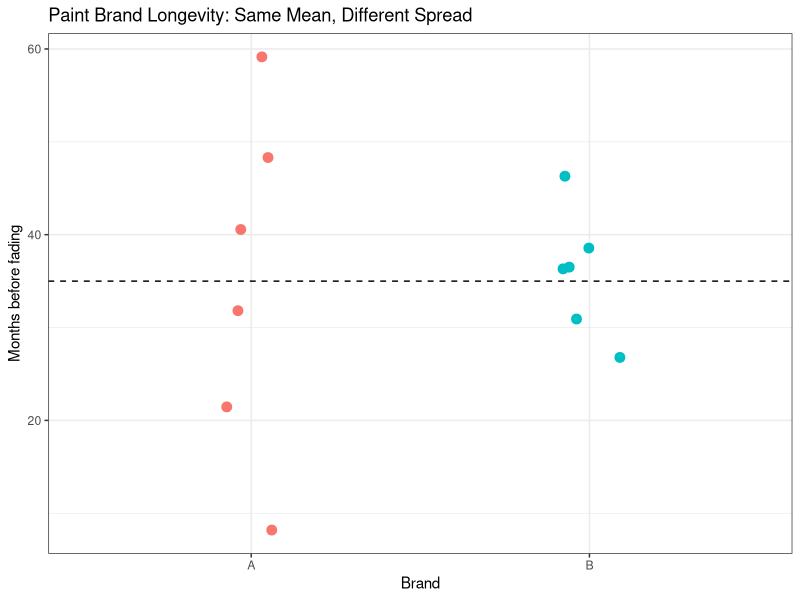
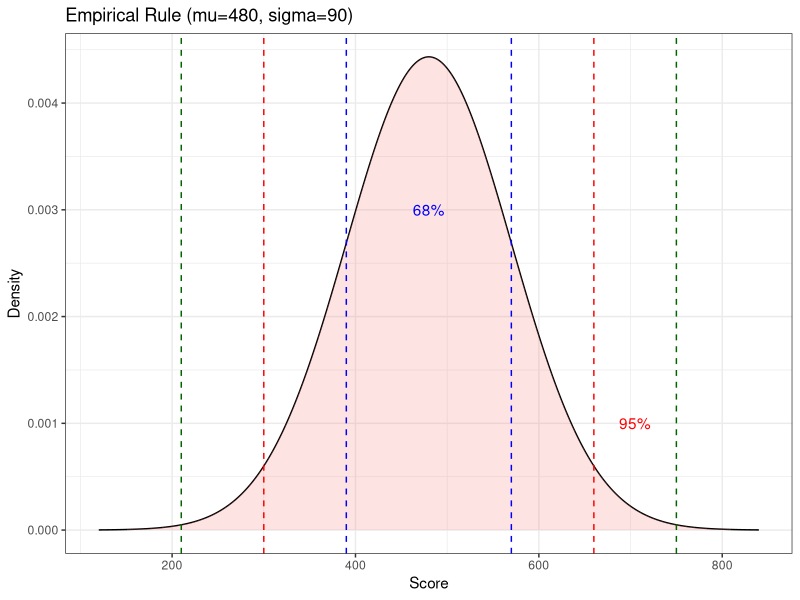
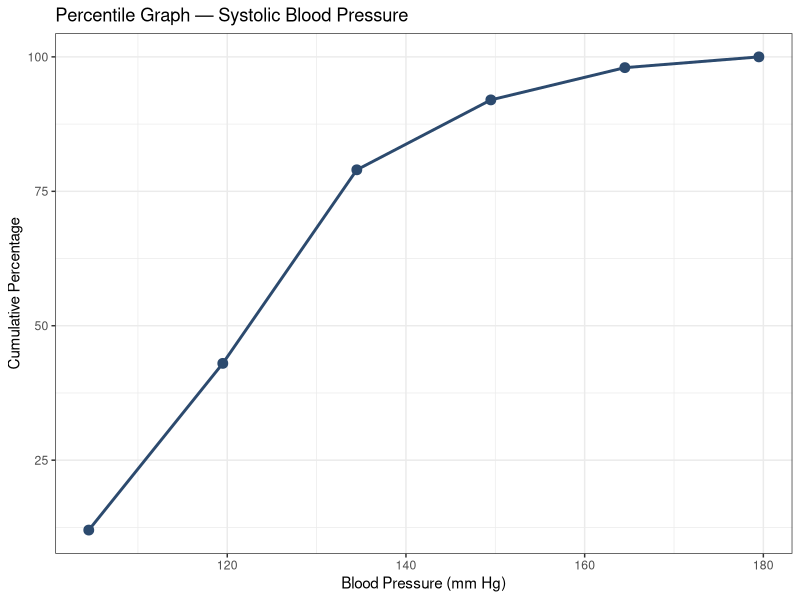
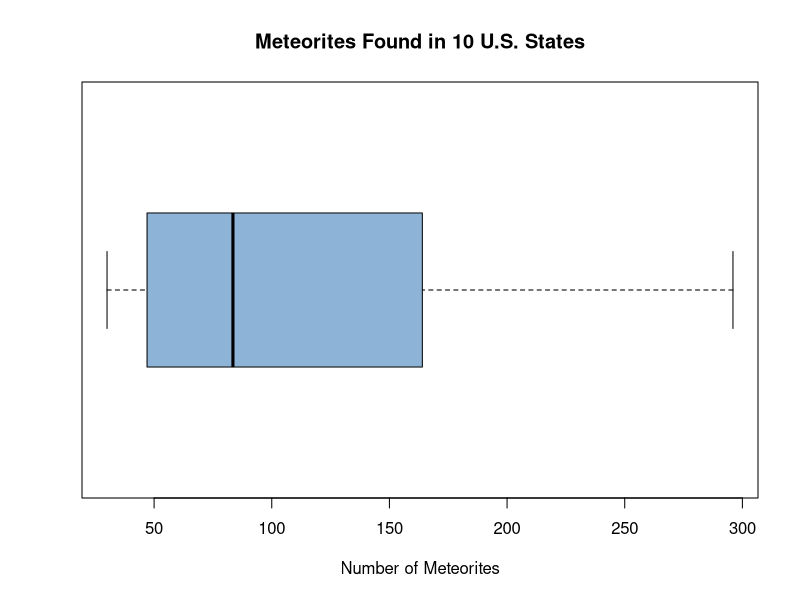
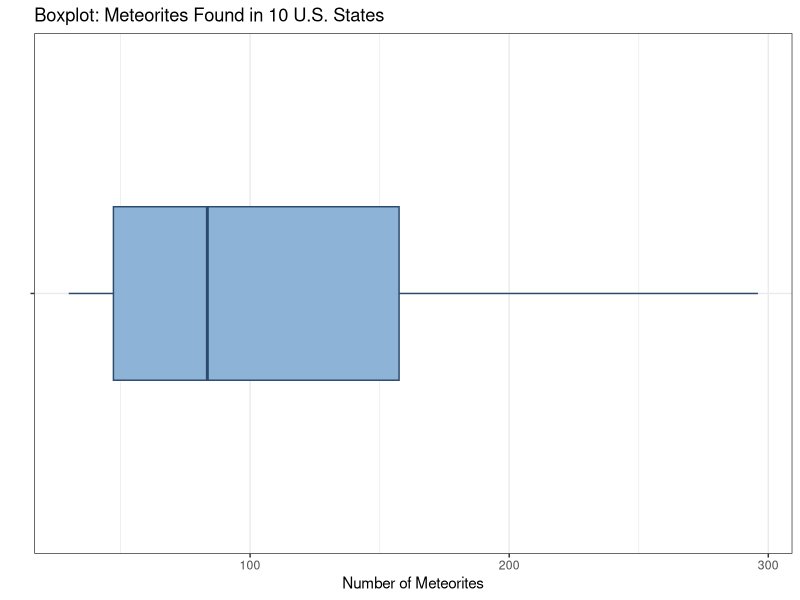
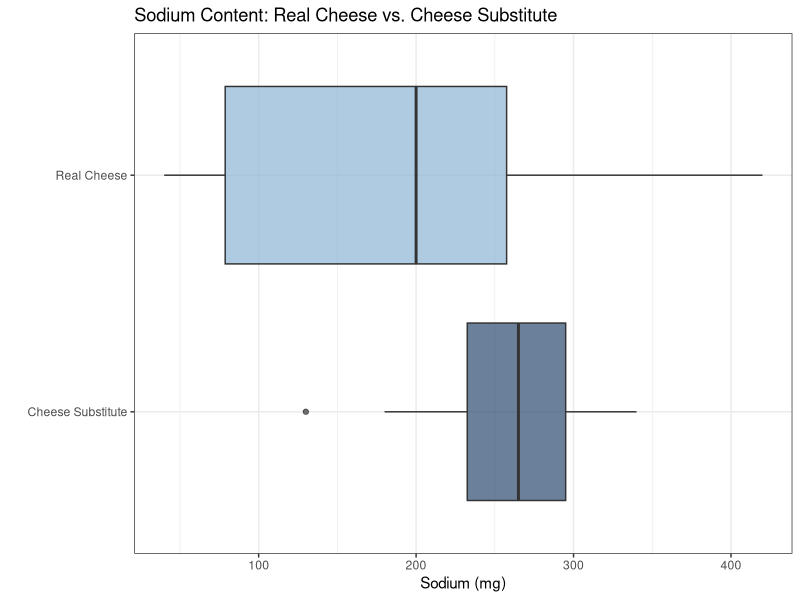

Generate these figures, in order, with R:
## ---- chunk 1
library(tidyverse)
## ---- chunk 2
days_off <- c(13, 15, 26, 36, 37, 42)

mean_val <- mean(days_off)
cat("Sum of values:", sum(days_off), "\n")
cat("Number of values:", length(days_off), "\n")
cat("Mean:", mean_val, "\n")
## ---- chunk 3
infections <- c(62, 58, 71, 70, 69, 58, 51, 64, 66, 80)
cat("Mean number of infections:", mean(infections), "\n")
cat("Sum:", sum(infections), "  n:", length(infections), "\n")
## ---- chunk 4
midpoints <- c(8, 13, 18, 23, 28, 33, 38)
freq      <- c(1,  2,  3,  5,  4,  3,  2)

df_grouped <- data.frame(midpoint = midpoints, f = freq) |>
  mutate(fXm = f * midpoint)

knitr::kable(df_grouped, col.names = c("Midpoint (Xm)", "Frequency (f)", "f · Xm"),
             caption = "Grouped Mean Calculation")
## ---- chunk 5
n    <- sum(freq)
xbar <- sum(df_grouped$fXm) / n
cat("\nn =", n, "  Sum(f·Xm) =", sum(df_grouped$fXm),
    "  Mean =", round(xbar, 1), "miles\n")
## ---- chunk 6
rooms <- c(713, 300, 618, 595, 311, 401, 292)
sorted <- sort(rooms)
cat("Sorted:", sorted, "\n")
cat("Median position:", (length(rooms)+1)/2, "\n")
cat("Median:", median(rooms), "\n")
## ---- chunk 7
fees <- c(25, 10, 8, 15, 5, 12, 14, 3)
sorted_fees <- sort(fees)
cat("Sorted:", sorted_fees, "\n")
cat("n =", length(fees), "(even) → average of positions",
    length(fees)/2, "and", length(fees)/2 + 1, "\n")
cat("Median:", median(fees), "\n")
## ---- chunk 8
tornadoes <- c(188, 967, 990, 1133, 630, 604, 294, 584, 276, 250, 451, 810)
asthma    <- c(345, 243, 111, 144, 280, 300, 213, 201, 403, 201)

cat("Tornadoes — sorted:", paste(sort(tornadoes), collapse=", "), "\n")
cat("Tornadoes median:", median(tornadoes), "\n\n")
cat("Asthma — sorted:", paste(sort(asthma), collapse=", "), "\n")
cat("Asthma median:", median(asthma), "\n")
## ---- chunk 9
mags <- c(3, 7, 8, 3, 1, 3)
cat("Sorted:", sort(mags), "\n")
cat("Median:", median(mags), "\n")
## ---- chunk 10
bonuses <- c(18, 14, 10, 10, 10, 7, 7, 3, 2, 2, 2, 8)

mode_tbl <- sort(table(bonuses), decreasing = TRUE)
print(mode_tbl)
modes <- names(mode_tbl)[mode_tbl == max(mode_tbl)]
cat("Modes:", paste0("$", modes, " million", collapse = " and "), "\n")
## ---- chunk 11
reactors <- c(104,104,104,104,104,107,109,109,109,110,109,111,112,111,109)
mode_tbl <- sort(table(reactors), decreasing = TRUE)
print(mode_tbl)
## ---- chunk 12
classes <- c("5.5-10.5","10.5-15.5","15.5-20.5","20.5-25.5",
             "25.5-30.5","30.5-35.5","35.5-40.5")
freq <- c(1,2,3,5,4,3,2)
df_mode <- data.frame(Class=classes, Frequency=freq)
knitr::kable(df_mode, caption="Miles Run per Week")
cat("\nModal class:", classes[which.max(freq)], "(frequency =", max(freq), ")\n")
## ---- chunk 13
county <- c("Westmoreland","Butler","Allegheny","Beaver","Lawrence")
boats  <- c(11008, 9147, 5765, 3342, 1478)
df_boats <- data.frame(County=county, Registrations=boats)
knitr::kable(df_boats, caption="Boat Registrations")
cat("\nMode (highest registrations):", county[which.max(boats)],
    "with", max(boats), "registrations\n")
## ---- chunk 14
salaries <- c(5000, 6000, 9000, 12000, 15000, 45000)
cat("Mean:  $", mean(salaries), "\n")
cat("Median: $", median(salaries), "\n")
# Mode
mode_s <- as.numeric(names(sort(table(salaries), decreasing=TRUE))[1])
cat("Mode:  No mode (all values unique)\n")
## ---- chunk 15
water_breaks <- c(2, 3, 6, 8, 4, 1, 3, 5, 7)
nfl_bonuses  <- c(18, 14, 10, 10, 10, 7, 7, 3, 2, 2, 2, 8)

midrange <- function(x) (min(x) + max(x)) / 2

cat("Water-line breaks midrange:", midrange(water_breaks), "breaks\n")
cat("NFL bonuses midrange: $", midrange(nfl_bonuses), "million\n")
## ---- chunk 16
courses <- c("English", "Math", "History", "Art")
grades  <- c(4, 2, 3, 1)         # A=4, B=3, C=2, D=1
credits <- c(3, 4, 3, 2)

df_gpa <- data.frame(Course=courses, Grade=grades, Credits=credits) |>
  mutate(w_X = Grade * Credits)
knitr::kable(df_gpa, col.names=c("Course","Grade Points","Credits","w × X"),
             caption="GPA Calculation")

gpa <- sum(df_gpa$w_X) / sum(credits)
cat("\nWeighted Mean (GPA):", round(gpa, 2), "\n")
## ---- chunk 17
A <- c(10, 60, 50, 30, 40, 20)
B <- c(35, 45, 30, 35, 40, 25)
cat("Brand A mean:", mean(A), "| Brand B mean:", mean(B), "\n")
## ---- chunk 18
data.frame(Brand = rep(c("A","B"), each=6),
           Months = c(A, B)) |>
  ggplot(aes(x = Brand, y = Months, color = Brand)) +
  geom_jitter(size=3, width=0.1) +
  geom_hline(yintercept=35, linetype="dashed") +
  labs(title="Paint Brand Longevity: Same Mean, Different Spread",
       y="Months before fading") +
  theme_bw() + theme(legend.position="none")
## ---- chunk 19
A <- c(10, 60, 50, 30, 40, 20)
B <- c(35, 45, 30, 35, 40, 25)

cat("Brand A range:", max(A) - min(A), "months\n")
cat("Brand B range:", max(B) - min(B), "months\n")
cat("\nBrand B is more consistent: range is less than half of Brand A's range.\n")
## ---- chunk 20
salaries <- c(100000, 40000, 30000, 25000, 15000, 18000)
cat("Minimum salary: $", min(salaries), "\n")
cat("Maximum salary: $", max(salaries), "\n")
cat("Range: $", max(salaries) - min(salaries), "\n")
## ---- chunk 21
A <- c(10, 60, 50, 30, 40, 20)
mu <- mean(A)
df_A <- data.frame(X = A) |>
  mutate(`X - mu` = X - mu,
         `(X-mu)^2` = (X - mu)^2)
knitr::kable(df_A, caption=paste("Brand A: mu =", mu))
## ---- chunk 22
sigma2 <- sum(df_A$`(X-mu)^2`) / length(A)
sigma  <- sqrt(sigma2)
cat("\nVariance (sigma^2):", round(sigma2, 1),
    "\nStandard deviation (sigma):", round(sigma, 1), "months\n")
## ---- chunk 23
B <- c(35, 45, 30, 35, 40, 25)
mu_B <- mean(B)
df_B <- data.frame(X = B) |>
  mutate(`X - mu` = X - mu_B,
         `(X-mu)^2` = (X - mu_B)^2)
knitr::kable(df_B, caption=paste("Brand B: mu =", mu_B))
## ---- chunk 24
sigma2_B <- sum(df_B$`(X-mu)^2`) / length(B)
sigma_B  <- sqrt(sigma2_B)
cat("\nVariance (sigma^2):", round(sigma2_B, 1),
    "\nStandard deviation (sigma):", round(sigma_B, 1), "months\n")
cat("\nBrand A sigma:", round(sqrt(1750/6), 1),
    "vs Brand B sigma:", round(sigma_B, 1),
    "→ Brand B is more consistent.\n")
## ---- chunk 25
auto <- c(11.2, 11.9, 12.0, 12.8, 13.4, 14.3)
n    <- length(auto)

sum_X  <- sum(auto)
sum_X2 <- sum(auto^2)

s2 <- (n * sum_X2 - sum_X^2) / (n * (n - 1))
s  <- sqrt(s2)

cat("n =", n, "\n")
cat("Sum(X) =", sum_X, "  Sum(X^2) =", sum_X2, "\n")
cat("s^2 =", round(s2, 3), "\n")
cat("s =", round(s, 2), "billion dollars\n")

# Verify with built-in function
cat("Verified with var():", round(var(auto), 3), "\n")
## ---- chunk 26
Xm   <- c(8, 13, 18, 23, 28, 33, 38)
f    <- c(1,  2,  3,  5,  4,  3,  2)
n    <- sum(f)

df_g <- data.frame(Xm, f) |>
  mutate(fXm = f * Xm, fXm2 = f * Xm^2)
knitr::kable(df_g, col.names=c("Xm","f","f·Xm","f·Xm²"),
             caption="Grouped Variance Table")
## ---- chunk 27
s2 <- (n * sum(df_g$fXm2) - sum(df_g$fXm)^2) / (n * (n - 1))
s  <- sqrt(s2)
cat("\nn =", n, "  Sum(f·Xm) =", sum(df_g$fXm),
    "  Sum(f·Xm^2) =", sum(df_g$fXm2))
cat("\nVariance s^2 =", round(s2, 1), "  Std Dev s =", round(s, 1), "miles\n")
## ---- chunk 28
cvar_sales <- (5 / 87) * 100
cvar_comm  <- (773 / 5225) * 100

cat("CVar (sales):", round(cvar_sales, 1), "%\n")
cat("CVar (commissions):", round(cvar_comm, 1), "%\n")
cat("\nConclusion: Commissions are more variable (larger CVar).\n")
## ---- chunk 29
cvar_pages <- (sqrt(23) / 132) * 100
cvar_ads   <- (sqrt(62) / 182) * 100

cat("CVar (pages):", round(cvar_pages, 1), "%\n")
cat("CVar (ads):", round(cvar_ads, 1), "%\n")
cat("\nConclusion: Advertisements are more variable.\n")
## ---- chunk 30
mu  <- 50000
sd  <- 10000
k   <- 2   # gives at least 75%

lower <- mu - k * sd
upper <- mu + k * sd
pct   <- (1 - 1/k^2) * 100

cat("k =", k, "→ at least", pct, "% of values\n")
cat("Price range: $", lower, "to $", upper, "\n")
## ---- chunk 31
mu  <- 0.25
sd  <- 0.02

# Distance from mean to boundary
diff <- 0.30 - mu
k    <- diff / sd
pct  <- (1 - 1/k^2) * 100

cat("Distance from mean to boundary: $", diff, "\n")
cat("k = distance / SD =", k, "\n")
cat("Minimum percentage: 1 - 1/k^2 =", pct, "%\n")
## ---- chunk 32
mu <- 480; sigma <- 90
p_emp <- tibble(x = seq(mu - 4*sigma, mu + 4*sigma, length.out = 500),
       y = dnorm(x, mu, sigma)) |>
  ggplot(aes(x, y)) +
  geom_line() +
  geom_area(aes(fill = "99.7%"), alpha=0.2) +
  geom_vline(xintercept = c(mu-sigma, mu+sigma), color="blue", linetype=2) +
  geom_vline(xintercept = c(mu-2*sigma, mu+2*sigma), color="red", linetype=2) +
  geom_vline(xintercept = c(mu-3*sigma, mu+3*sigma), color="darkgreen", linetype=2) +
  annotate("text", x=mu, y=0.003, label="68%", color="blue") +
  annotate("text", x=mu+2.5*sigma, y=0.001, label="95%", color="red") +
  labs(title="Empirical Rule (mu=480, sigma=90)",
       x="Score", y="Density") +
  theme_bw() + theme(legend.position="none")
## ---- chunk 33
p_emp
## ---- chunk 34
z_calc <- (65 - 50) / 10
z_hist <- (30 - 25) / 5

cat("Calculus z-score:", z_calc, "\n")
cat("History z-score:", z_hist, "\n")
cat("\nCalculus z-score (1.5) > History z-score (1.0)\n")
cat("→ she performed relatively better on the calculus test.\n")
## ---- chunk 35
z_A <- (38 - 40) / 5
z_B <- (94 - 100) / 10

cat("Test A z-score:", z_A, "\n")
cat("Test B z-score:", z_B, "\n")
cat("\nConclusion: Test A score is relatively higher (z = -0.4 > -0.6)\n")
## ---- chunk 36
upper <- c(104.5, 119.5, 134.5, 149.5, 164.5, 179.5)
freq  <- c(24, 62, 72, 26, 12, 4)
cum_f <- cumsum(freq)
cum_pct <- (cum_f / sum(freq)) * 100

df_bp <- data.frame(upper, cum_f, cum_pct)
knitr::kable(df_bp, col.names=c("Upper Boundary","Cumulative Freq","Cumulative %"),
             caption="Systolic Blood Pressure — Percentile Table")
## ---- chunk 37
ggplot(df_bp, aes(x=upper, y=cum_pct)) +
  geom_line(color="#2c4a6e", linewidth=1) +
  geom_point(size=3, color="#2c4a6e") +
  labs(title="Percentile Graph — Systolic Blood Pressure",
       x="Blood Pressure (mm Hg)", y="Cumulative Percentage") +
  theme_bw()
## ---- chunk 38
scores <- c(18, 15, 12, 6, 8, 2, 3, 5, 20, 10)
n <- length(scores)

prank <- function(x, data) {
  below <- sum(data < x)
  ((below + 0.5) / length(data)) * 100
}

cat("Sorted scores:", paste(sort(scores), collapse=", "), "\n\n")
cat("Percentile rank of 12:", prank(12, scores), "\n")
cat("Percentile rank of 6:", prank(6, scores), "\n")
## ---- chunk 39
scores_sorted <- sort(c(18, 15, 12, 6, 8, 2, 3, 5, 20, 10))
n <- length(scores_sorted)
cat("Sorted scores:", scores_sorted, "\n\n")

# 25th percentile
c25 <- n * 25 / 100
cat("c for 25th percentile:", c25, "(not whole → round up to 3)\n")
cat("Value at position 3:", scores_sorted[3], "\n\n")

# 60th percentile
c60 <- n * 60 / 100
cat("c for 60th percentile:", c60, "(whole number → average positions 6 and 7)\n")
cat("Average of positions 6 and 7:", (scores_sorted[6] + scores_sorted[7])/2, "\n")
## ---- chunk 40
x <- c(15, 13, 6, 5, 12, 50, 22, 18)
xs <- sort(x)
cat("Sorted data:", xs, "\n\n")
## ---- chunk 41
Q2 <- median(xs)
lower <- xs[xs < Q2]
upper <- xs[xs > Q2]

Q1 <- median(lower)
Q3 <- median(upper)
IQR_val <- Q3 - Q1

cat("Q2 (median):", Q2, "\n")
cat("Lower half:", lower, "→ Q1 =", Q1, "\n")
cat("Upper half:", upper, "→ Q3 =", Q3, "\n")
cat("IQR:", IQR_val, "\n")
## ---- chunk 42
x <- c(5, 6, 12, 13, 15, 18, 22, 50)

Q1 <- 9; Q3 <- 20  # from Example 3-36
IQR_val <- Q3 - Q1

lower_fence <- Q1 - 1.5 * IQR_val
upper_fence <- Q3 + 1.5 * IQR_val
## ---- chunk 43
cat("Q1:", Q1, "  Q3:", Q3, "  IQR:", IQR_val, "\n")
cat("1.5 × IQR:", 1.5 * IQR_val, "\n")
cat("Lower fence:", lower_fence, "\n")
cat("Upper fence:", upper_fence, "\n\n")

outliers <- x[x < lower_fence | x > upper_fence]
cat("Values outside fences:", outliers, "\n")
cat("Conclusion: 50 is an outlier.\n")
## ---- chunk 44
meteorites <- c(89, 47, 164, 296, 30, 215, 138, 78, 48, 39)
xs <- sort(meteorites)
cat("Sorted:", xs, "\n")

five_num <- fivenum(meteorites)
names(five_num) <- c("Min","Q1","Median","Q3","Max")
print(five_num)
## ---- chunk 45
boxplot(meteorites, horizontal=TRUE,
        main="Meteorites Found in 10 U.S. States",
        xlab="Number of Meteorites",
        col="#8db4d6")
## ---- chunk 46
meteorites <- c(89, 47, 164, 296, 30, 215, 138, 78, 48, 39)

ggplot(data.frame(x = meteorites), aes(x = "", y = x)) +
  geom_boxplot(fill="#8db4d6", color="#2c4a6e", width=0.4) +
  coord_flip() +
  labs(title="Boxplot: Meteorites Found in 10 U.S. States",
       y="Number of Meteorites", x="") +
  theme_bw()
## ---- chunk 47
real  <- c(310, 420, 45, 40, 220, 240, 180, 90)
sub   <- c(270, 180, 250, 290, 130, 260, 340, 310)

cat("Real cheese five-number summary:\n")
print(fivenum(real))
cat("\nCheese substitute five-number summary:\n")
print(fivenum(sub))

df_cheese <- data.frame(
  sodium = c(real, sub),
  type   = rep(c("Real Cheese","Cheese Substitute"), each=8)
)
## ---- chunk 48
ggplot(df_cheese, aes(x=type, y=sodium, fill=type)) +
  geom_boxplot(alpha=0.7) +
  coord_flip() +
  scale_fill_manual(values=c("#2c4a6e","#8db4d6")) +
  labs(title="Sodium Content: Real Cheese vs. Cheese Substitute",
       y="Sodium (mg)", x="") +
  theme_bw() + theme(legend.position="none")
## ---- chunk 49
real <- c(310, 420, 45, 40, 220, 240, 180, 90)
sub  <- c(270, 180, 250, 290, 130, 260, 340, 310)

summary_df <- data.frame(
  Measure = c("Minimum","Q1","Median","Q3","Maximum","IQR"),
  `Real Cheese`    = c(min(real), quantile(real,0.25), median(real),
                       quantile(real,0.75), max(real),
                       IQR(real)),
  `Cheese Sub`     = c(min(sub), quantile(sub,0.25), median(sub),
                       quantile(sub,0.75), max(sub),
                       IQR(sub))
)
## ---- chunk 50
knitr::kable(summary_df, caption="Five-Number Summary Comparison")
